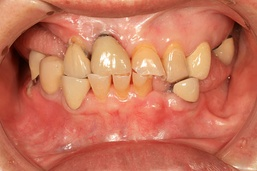
#> input picture Tooth dataset/Calculus/(100).jpg, 257 x 171 px, shrunk from 612 x 408 before the run; its folder holds only this picture in this run
$ python preprocessing.py
#> lines starting #> are read from the running program, lines starting #| are printed output that depends on the picture
import hashlib
import os
import random
from collections import defaultdict
from pathlib import Path

import matplotlib.gridspec as gridspec
import matplotlib.pyplot as plt
import numpy as np
from PIL import Image, ImageStat

# ============================================================================
# Dataset Path Configuration
# ============================================================================

SCRIPT_DIR = Path(__file__).resolve().parent


def _resolve_dataset_path() -> Path:
    override = os.environ.get("TOOTH_DATASET_PATH", "").strip()
    if override:
        return Path(override)

    candidates = [
        SCRIPT_DIR / "Tooth dataset",
        SCRIPT_DIR / "Tooth_dataset",
        SCRIPT_DIR / "Tooth Dataset",
        SCRIPT_DIR / "Tooth dataset_augmented",
        SCRIPT_DIR.parent / "Tooth dataset",
        SCRIPT_DIR.parent / "Tooth_dataset",
        SCRIPT_DIR.parent / "Tooth Dataset",
        SCRIPT_DIR.parent / "dataset",
        SCRIPT_DIR.parent / "datasets",
    ]
    for candidate in candidates:
        if candidate.exists():
            return candidate

    return SCRIPT_DIR / "Tooth dataset"


DATASET_PATH = _resolve_dataset_path()
VALID_EXTENSIONS = (".png", ".jpg", ".jpeg", ".gif", ".bmp", ".tiff")
OUTPUT_DIR = SCRIPT_DIR / "analysis_output"
OUTPUT_DIR.mkdir(parents=True, exist_ok=True)


# ============================================================================
# Helpers
# ============================================================================


def get_class_image_map(dataset_path: Path) -> dict[str, list[Path]]:
    """
    Return a mapping of class_name -> list of image Paths.
    Only immediate subdirectories are treated as classes.
    """
    class_map: dict[str, list[Path]] = {}
    for cls_dir in sorted(dataset_path.iterdir()):
        if cls_dir.is_dir():
            images = [
                f
                for f in cls_dir.iterdir()
                if f.is_file() and f.suffix.lower() in VALID_EXTENSIONS
            ]
            class_map[cls_dir.name] = images
#> pass 2 of the loop in get_class_image_map, `for cls_dir in sorted(dataset_path.iterdir()):`:
    return class_map


def print_section(title: str) -> None:
    bar = "=" * 70
    print(f"\n{bar}")
    print(f"  {title}")
    print(f"{bar}")


# ============================================================================
# 1. Class Distribution Analysis
# ============================================================================


def run_class_distribution(class_map: dict[str, list[Path]]) -> None:
    """
    Count images per class, print a summary table, and plot a bar chart
    with a pie chart side-by-side.
    """
    print_section("1. CLASS DISTRIBUTION ANALYSIS")

    class_names = list(class_map.keys())
    class_counts = [len(v) for v in class_map.values()]
    total = sum(class_counts)

    # ── Console summary ──────────────────────────────────────────────────────
    col_w = max(len(n) for n in class_names) + 2
    print(f"\n{'Class':<{col_w}} {'Count':>8}  {'Share':>8}")
    print("-" * (col_w + 20))
    for name, count in zip(class_names, class_counts):
        pct = count / total * 100
        print(f"{name:<{col_w}} {count:>8}  {pct:>7.1f}%")
    print("-" * (col_w + 20))
    print(f"{'TOTAL':<{col_w}} {total:>8}  {'100.0%':>8}")

    # ── Plot ─────────────────────────────────────────────────────────────────
    colors = plt.cm.tab10.colors[: len(class_names)]

    fig, (ax_bar, ax_pie) = plt.subplots(1, 2, figsize=(14, 5))
    fig.suptitle("Class Distribution", fontsize=15, fontweight="bold")

    # Bar chart
    bars = ax_bar.bar(
        class_names, class_counts, color=colors, edgecolor="black", linewidth=0.6
    )
    ax_bar.set_xlabel("Class", fontsize=11)
    ax_bar.set_ylabel("Image Count", fontsize=11)
    ax_bar.set_title("Images per Class", fontsize=12)
    ax_bar.tick_params(axis="x", rotation=15)
    for bar, count in zip(bars, class_counts):
        ax_bar.text(
            bar.get_x() + bar.get_width() / 2,
            bar.get_height() + total * 0.005,
            str(count),
            ha="center",
            va="bottom",
            fontsize=9,
            fontweight="bold",
        )

    # Pie chart
    wedges, texts, autotexts = ax_pie.pie(
        class_counts,
        labels=class_names,
        autopct="%1.1f%%",
        colors=colors,
        startangle=140,
        wedgeprops=dict(edgecolor="white", linewidth=1.2),
    )
    for at in autotexts:
        at.set_fontsize(8)
    ax_pie.set_title("Class Share", fontsize=12)

    plt.tight_layout()
    out_path = OUTPUT_DIR / "class_distribution.png"
    plt.savefig(out_path, dpi=150, bbox_inches="tight")
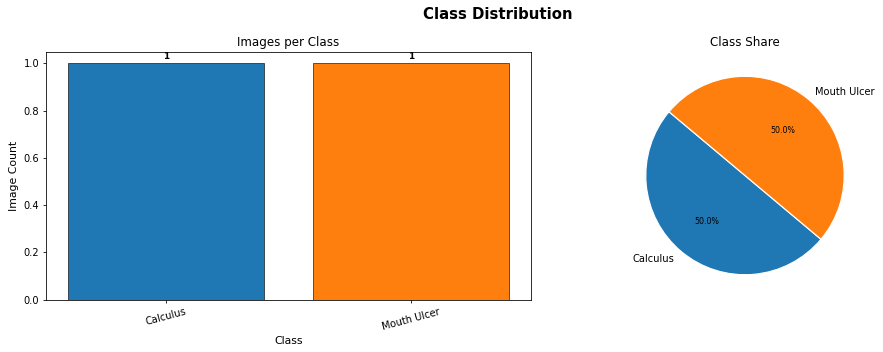
#> figure drawn by matplotlib, 2 panels
    plt.show()
    print(f"\n  [Saved] {out_path}")


# ============================================================================
# 2. Aspect Ratio and Resolution Distribution
# ============================================================================


def run_aspect_ratio_resolution(class_map: dict[str, list[Path]]) -> None:
    """
    For every image collect (width, height), compute aspect ratio,
    print per-class statistics and plot:
      - scatter of width vs height coloured by class
      - histogram of aspect ratios per class
      - box plot of widths and heights per class
    """
    print_section("2. ASPECT RATIO & RESOLUTION DISTRIBUTION")

    # Collect data
    all_data: dict[str, dict] = {}
    for cls_name, images in class_map.items():
        widths, heights, aspects = [], [], []
        for img_path in images:
            try:
                with Image.open(img_path) as img:
#> img is the input picture: PIL image 257x171 RGB; mean R, G, B 199.2, 114.4, 88.6
                    w, h = img.size
#> w = 257; h = 171
                    widths.append(w)
                    heights.append(h)
                    aspects.append(round(w / h, 4))
            except Exception:
                continue
        all_data[cls_name] = {
            "widths": widths,
            "heights": heights,
            "aspects": aspects,
        }
#> pass 2 of the loop in run_aspect_ratio_resolution, `for cls_name, images in class_map.items():`:
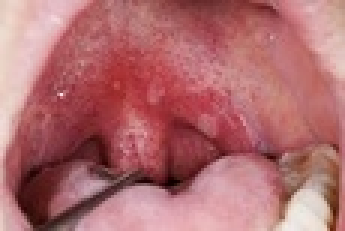
#> input picture Tooth dataset/Mouth Ulcer/103.jpg, 115 x 77 px, shrunk from 275 x 183 before the run (shown 3 times larger)
#> in run_aspect_ratio_resolution, img is the input picture: PIL image 115x77 RGB; mean R, G, B 175.7, 108, 110.7

    # ── Console summary ──────────────────────────────────────────────────────
    col_w = max(len(n) for n in all_data) + 2
#> col_w = 13
    header = (
        f"{'Class':<{col_w}} {'MinW':>6} {'MaxW':>6} {'AvgW':>6} "
        f"{'MinH':>6} {'MaxH':>6} {'AvgH':>6}  {'AvgAR':>7}"
    )
    print(f"\n{header}")
#| Class           MinW   MaxW   AvgW   MinH   MaxH   AvgH    AvgAR
    print("-" * len(header))
    for cls_name, d in all_data.items():
        print(
            f"{cls_name:<{col_w}} "
            f"{min(d['widths']):>6} {max(d['widths']):>6} {np.mean(d['widths']):>6.0f} "
            f"{min(d['heights']):>6} {max(d['heights']):>6} {np.mean(d['heights']):>6.0f}  "
            f"{np.mean(d['aspects']):>7.3f}"
        )

    colors = plt.cm.tab10.colors
    class_list = list(all_data.keys())
#> class_list = ['Calculus', 'Mouth Ulcer']

    fig = plt.figure(figsize=(18, 13))
    fig.suptitle(
        "Aspect Ratio & Resolution Distribution", fontsize=15, fontweight="bold"
    )
    gs = gridspec.GridSpec(2, 2, figure=fig, hspace=0.38, wspace=0.32)

    ax_scatter = fig.add_subplot(gs[0, 0])
    ax_ar_hist = fig.add_subplot(gs[0, 1])
    ax_w_box = fig.add_subplot(gs[1, 0])
    ax_h_box = fig.add_subplot(gs[1, 1])

    # Scatter: width vs height
    for i, cls_name in enumerate(class_list):
        d = all_data[cls_name]
        ax_scatter.scatter(
            d["widths"], d["heights"], alpha=0.35, s=12, color=colors[i], label=cls_name
        )
    ax_scatter.set_xlabel("Width (px)", fontsize=10)
    ax_scatter.set_ylabel("Height (px)", fontsize=10)
    ax_scatter.set_title("Width vs Height", fontsize=11)
    ax_scatter.legend(fontsize=7, markerscale=1.5)

    # Histogram: aspect ratios
    for i, cls_name in enumerate(class_list):
        ax_ar_hist.hist(
            all_data[cls_name]["aspects"],
            bins=40,
            alpha=0.55,
            color=colors[i],
            label=cls_name,
        )
    ax_ar_hist.set_xlabel("Aspect Ratio (W/H)", fontsize=10)
    ax_ar_hist.set_ylabel("Frequency", fontsize=10)
    ax_ar_hist.set_title("Aspect Ratio Distribution", fontsize=11)
    ax_ar_hist.legend(fontsize=7)

    # Box: widths per class
    ax_w_box.boxplot(
        [all_data[c]["widths"] for c in class_list],
        labels=class_list,
        patch_artist=True,
        boxprops=dict(facecolor="steelblue", alpha=0.6),
        medianprops=dict(color="red", linewidth=2),
    )
    ax_w_box.set_ylabel("Width (px)", fontsize=10)
    ax_w_box.set_title("Width Distribution per Class", fontsize=11)
    ax_w_box.tick_params(axis="x", rotation=15)

    # Box: heights per class
    ax_h_box.boxplot(
        [all_data[c]["heights"] for c in class_list],
        labels=class_list,
        patch_artist=True,
        boxprops=dict(facecolor="darkorange", alpha=0.6),
        medianprops=dict(color="red", linewidth=2),
    )
    ax_h_box.set_ylabel("Height (px)", fontsize=10)
    ax_h_box.set_title("Height Distribution per Class", fontsize=11)
    ax_h_box.tick_params(axis="x", rotation=15)

    out_path = OUTPUT_DIR / "aspect_ratio_resolution.png"
    plt.savefig(out_path, dpi=150, bbox_inches="tight")
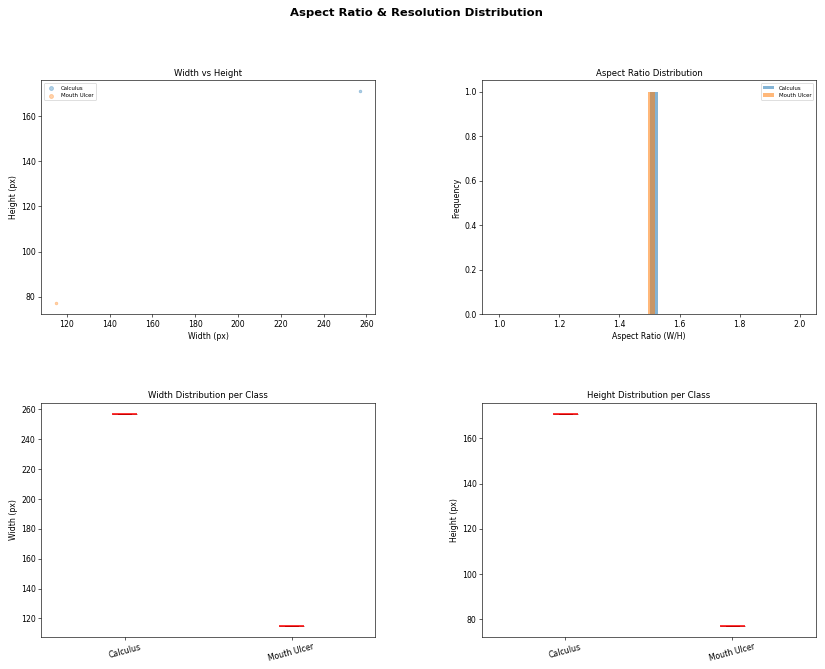
#> figure drawn by matplotlib, 4 panels; panel 2: tallest bar 1 high, from x = 1.5 to 1.53; panel 2: tallest bar 1 high, from x = 1.49 to 1.52
    plt.show()
    print(f"\n  [Saved] {out_path}")


# ============================================================================
# 3. Duplicate Detection (MD5 Hashing)
# ============================================================================


def _md5_hash(image_path: Path) -> str | None:
    """Return the MD5 hex-digest of the raw file bytes."""
    try:
        with open(image_path, "rb") as f:
            return hashlib.md5(f.read()).hexdigest()
    except Exception:
        return None


def run_duplicate_detection(class_map: dict[str, list[Path]]) -> None:
    """
    Hash every image with MD5 and group files that share the same hash.
    Reports duplicates per-class and across classes, then plots a summary.
    """
    print_section("3. DUPLICATE DETECTION (MD5 HASHING)")

    hash_to_paths: dict[str, list[Path]] = defaultdict(list)

    total_images = 0
    for cls_name, images in class_map.items():
        for img_path in images:
            digest = _md5_hash(img_path)
            if digest:
                hash_to_paths[digest].append(img_path)
                total_images += 1

    # Separate unique vs duplicated groups
    duplicate_groups = {
        h: paths for h, paths in hash_to_paths.items() if len(paths) > 1
    }

    total_duplicate_files = sum(len(v) - 1 for v in duplicate_groups.values())
    total_duplicate_groups = len(duplicate_groups)

    # ── Console report ───────────────────────────────────────────────────────
    print(f"\n  Total images hashed  : {total_images}")
    print(f"  Unique hashes        : {len(hash_to_paths)}")
    print(f"  Duplicate groups     : {total_duplicate_groups}")
    print(f"  Redundant files      : {total_duplicate_files}")

    if duplicate_groups:
        print(f"\n  {'Group':>6}  {'Copies':>6}  Files")
        print("  " + "-" * 60)
        for idx, (digest, paths) in enumerate(list(duplicate_groups.items())[:20], 1):
            short = digest[:10] + "..."
            file_names = ", ".join(p.parent.name + "/" + p.name for p in paths)
            print(f"  {idx:>6}  {len(paths):>6}  [{short}]  {file_names}")
        if total_duplicate_groups > 20:
            print(f"  ... and {total_duplicate_groups - 20} more duplicate group(s)")
    else:
        print("\n  No duplicates found — dataset is clean.")

    # ── Per-class duplicate count ─────────────────────────────────────────────
    class_dup_count: dict[str, int] = defaultdict(int)
    for paths in duplicate_groups.values():
        for p in paths[1:]:  # first occurrence is the "original"
            class_dup_count[p.parent.name] += 1

    print(f"\n  {'Class':<25}  {'Duplicates':>10}")
    print("  " + "-" * 38)
    for cls_name in class_map:
        print(f"  {cls_name:<25}  {class_dup_count.get(cls_name, 0):>10}")

    # ── Plot ─────────────────────────────────────────────────────────────────
    class_names = list(class_map.keys())
    dup_counts = [class_dup_count.get(c, 0) for c in class_names]
    clean_counts = [len(class_map[c]) - class_dup_count.get(c, 0) for c in class_names]

    fig, (ax_bar, ax_pie) = plt.subplots(1, 2, figsize=(14, 5))
    fig.suptitle("Duplicate Detection Summary", fontsize=15, fontweight="bold")

    x = np.arange(len(class_names))
#> x = [0, 1]
    width = 0.4
    ax_bar.bar(
        x - width / 2,
        clean_counts,
        width,
        label="Unique",
        color="steelblue",
        edgecolor="black",
        linewidth=0.5,
    )
    ax_bar.bar(
        x + width / 2,
        dup_counts,
        width,
        label="Duplicates",
        color="tomato",
        edgecolor="black",
        linewidth=0.5,
    )
    ax_bar.set_xticks(x)
    ax_bar.set_xticklabels(class_names, rotation=15)
    ax_bar.set_ylabel("Image Count", fontsize=10)
    ax_bar.set_title("Unique vs Duplicate per Class", fontsize=11)
    ax_bar.legend(fontsize=9)

    pie_values = [total_images - total_duplicate_files, total_duplicate_files]
    pie_labels = [
        f"Unique ({total_images - total_duplicate_files})",
        f"Duplicates ({total_duplicate_files})",
    ]
    ax_pie.pie(
        pie_values,
        labels=pie_labels,
        autopct="%1.1f%%",
        colors=["steelblue", "tomato"],
        startangle=90,
        wedgeprops=dict(edgecolor="white", linewidth=1.2),
    )
    ax_pie.set_title("Overall Unique vs Duplicate", fontsize=11)

    out_path = OUTPUT_DIR / "duplicate_detection.png"
    plt.tight_layout()
    plt.savefig(out_path, dpi=150, bbox_inches="tight")
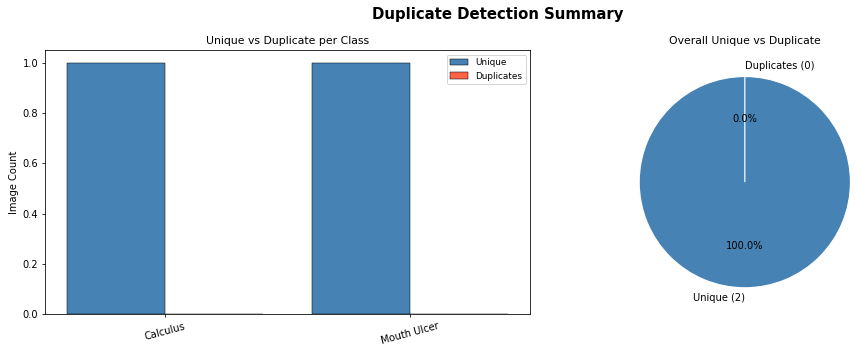
#> figure drawn by matplotlib, 2 panels
    plt.show()
    print(f"\n  [Saved] {out_path}")


# ============================================================================
# 4. Brightness and Contrast Distribution
# ============================================================================


def _brightness_contrast(image_path: Path) -> tuple[float, float] | tuple[None, None]:
    """
    Return (mean_brightness, contrast) for a single image.

    - brightness : mean of the grayscale pixel values  (0-255)
    - contrast   : standard deviation of grayscale values (spread of intensities)
    """
    try:
        with Image.open(image_path) as img:
            gray = img.convert("L")
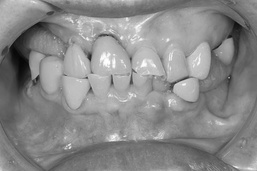
#> gray: PIL image 257x171 L; min 5, max 255, mean 136.8
            stat = ImageStat.Stat(gray)
            return stat.mean[0], stat.stddev[0]
    except Exception:
        return None, None


def run_brightness_contrast(class_map: dict[str, list[Path]]) -> None:
    """
    Compute per-pixel brightness (mean) and contrast (std-dev) for every image,
    print per-class statistics, and plot:
      - KDE-style histogram of brightness per class
      - KDE-style histogram of contrast per class
      - Scatter of brightness vs contrast coloured by class
      - Box plots of brightness and contrast per class
    """
    print_section("4. BRIGHTNESS & CONTRAST DISTRIBUTION")

    all_data: dict[str, dict] = {}
    for cls_name, images in class_map.items():
        brightnesses, contrasts = [], []
        for img_path in images:
            b, c = _brightness_contrast(img_path)
#> b = 136.8; c = 36.2
            if b is not None:
                brightnesses.append(b)
                contrasts.append(c)
        all_data[cls_name] = {"brightness": brightnesses, "contrast": contrasts}
#> pass 2 of the loop in run_brightness_contrast, `for cls_name, images in class_map.items():`:
#> in _brightness_contrast (call 2), `gray = img.convert("L")`:
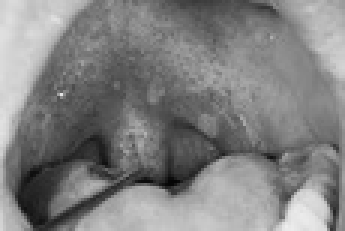
#> gray: PIL image 115x77 L (shown 3 times larger); min 5, max 238, mean 128.6
#> in run_brightness_contrast, `b, c = _brightness_contrast(img_path)`: b = 128.6; c = 45.73

    # ── Console summary ──────────────────────────────────────────────────────
    col_w = max(len(n) for n in all_data) + 2
#> col_w = 13
    header = (
        f"{'Class':<{col_w}} {'AvgBright':>10} {'StdBright':>10} "
        f"{'AvgContrast':>12} {'StdContrast':>12}"
    )
    print(f"\n{header}")
#| Class          AvgBright  StdBright  AvgContrast  StdContrast
    print("-" * len(header))
    for cls_name, d in all_data.items():
        b = d["brightness"]
        c = d["contrast"]
        print(
            f"{cls_name:<{col_w}} "
            f"{np.mean(b):>10.2f} {np.std(b):>10.2f} "
            f"{np.mean(c):>12.2f} {np.std(c):>12.2f}"
        )
#> this loop made 2 passes
#> (cls_name, b, c) on passes 1 to 2: ('Calculus', [136.8], [36.2]), ('Mouth Ulcer', [128.6], [45.73])
#| Calculus          136.82       0.00        36.20         0.00
#| Mouth Ulcer       128.60       0.00        45.73         0.00

    colors = plt.cm.tab10.colors
    class_list = list(all_data.keys())
#> class_list = ['Calculus', 'Mouth Ulcer']

    fig = plt.figure(figsize=(18, 13))
    fig.suptitle("Brightness & Contrast Distribution", fontsize=15, fontweight="bold")
    gs = gridspec.GridSpec(2, 2, figure=fig, hspace=0.38, wspace=0.32)

    ax_b_hist = fig.add_subplot(gs[0, 0])
    ax_c_hist = fig.add_subplot(gs[0, 1])
    ax_scatter = fig.add_subplot(gs[1, 0])
    ax_box = fig.add_subplot(gs[1, 1])

    # Brightness histogram
    for i, cls_name in enumerate(class_list):
        ax_b_hist.hist(
            all_data[cls_name]["brightness"],
            bins=50,
            alpha=0.55,
            color=colors[i],
            label=cls_name,
        )
#> this loop made 2 passes
    ax_b_hist.set_xlabel("Mean Brightness (0–255)", fontsize=10)
    ax_b_hist.set_ylabel("Frequency", fontsize=10)
    ax_b_hist.set_title("Brightness Distribution per Class", fontsize=11)
    ax_b_hist.legend(fontsize=7)
    ax_b_hist.axvline(
        128, color="black", linestyle="--", linewidth=1, label="Midpoint (128)"
    )

    # Contrast histogram
    for i, cls_name in enumerate(class_list):
        ax_c_hist.hist(
            all_data[cls_name]["contrast"],
            bins=50,
            alpha=0.55,
            color=colors[i],
            label=cls_name,
        )
    ax_c_hist.set_xlabel("Contrast (Std Dev of Pixel Intensity)", fontsize=10)
    ax_c_hist.set_ylabel("Frequency", fontsize=10)
    ax_c_hist.set_title("Contrast Distribution per Class", fontsize=11)
    ax_c_hist.legend(fontsize=7)

    # Scatter: brightness vs contrast
    for i, cls_name in enumerate(class_list):
        ax_scatter.scatter(
            all_data[cls_name]["brightness"],
            all_data[cls_name]["contrast"],
            alpha=0.3,
            s=10,
            color=colors[i],
            label=cls_name,
        )
    ax_scatter.set_xlabel("Mean Brightness", fontsize=10)
    ax_scatter.set_ylabel("Contrast (Std Dev)", fontsize=10)
    ax_scatter.set_title("Brightness vs Contrast per Class", fontsize=11)
    ax_scatter.legend(fontsize=7, markerscale=2)

    # Box plot: brightness per class
    bp = ax_box.boxplot(
        [all_data[c]["brightness"] for c in class_list],
        labels=class_list,
        patch_artist=True,
        medianprops=dict(color="red", linewidth=2),
    )
#> bp = 6 items
    for patch, color in zip(bp["boxes"], colors):
        patch.set_facecolor(color)
        patch.set_alpha(0.6)
#> this loop made 2 passes
#> color on passes 1 to 2: (0.122, 0.467, 0.706), (1, 0.498, 0.0549)
    ax_box.set_ylabel("Mean Brightness", fontsize=10)
    ax_box.set_title("Brightness Box Plot per Class", fontsize=11)
    ax_box.tick_params(axis="x", rotation=15)

    out_path = OUTPUT_DIR / "brightness_contrast.png"
    plt.savefig(out_path, dpi=150, bbox_inches="tight")
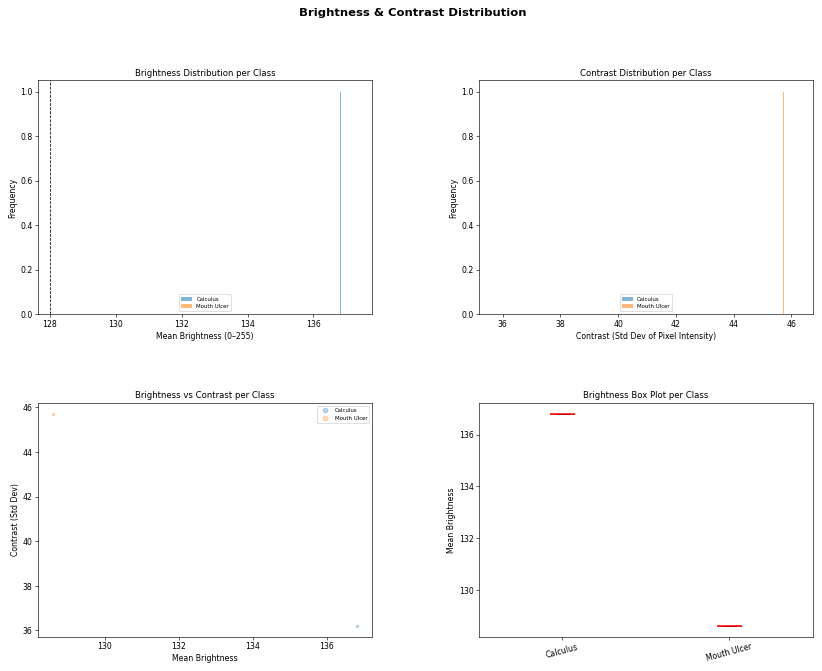
#> figure drawn by matplotlib, 4 panels; panel 1: tallest bar 1 high, from x = 136.8 to 136.8; panel 1: tallest bar 1 high, from x = 128.6 to 128.6; panel 2: tallest bar 1 high, from x = 36.2 to 36.22; panel 2: tallest bar 1 high, from x = 45.73 to 45.75
    plt.show()
    print(f"\n  [Saved] {out_path}")


# ============================================================================
# Entry Point
# ============================================================================

if __name__ == "__main__":
    print(f"\nDataset  : {DATASET_PATH}")
    print(f"Output   : {OUTPUT_DIR}")

    if not DATASET_PATH.exists():
        print(f"\n[ERROR] Dataset path not found: {DATASET_PATH}")
        raise SystemExit(1)

    class_map = get_class_image_map(DATASET_PATH)

    if not class_map:
        print("[ERROR] No class folders found inside the dataset directory.")
        raise SystemExit(1)

    total = sum(len(v) for v in class_map.values())
    print(f"Classes  : {list(class_map.keys())}")
    print(f"Total    : {total} images across {len(class_map)} classes")

    # ── Run all analyses ──────────────────────────────────────────────────────
    run_class_distribution(class_map)
    run_aspect_ratio_resolution(class_map)
    run_duplicate_detection(class_map)
    run_brightness_contrast(class_map)

    print("\n" + "=" * 70)
    print("  All analyses complete. Charts saved to:", OUTPUT_DIR)
    print("=" * 70 + "\n")
